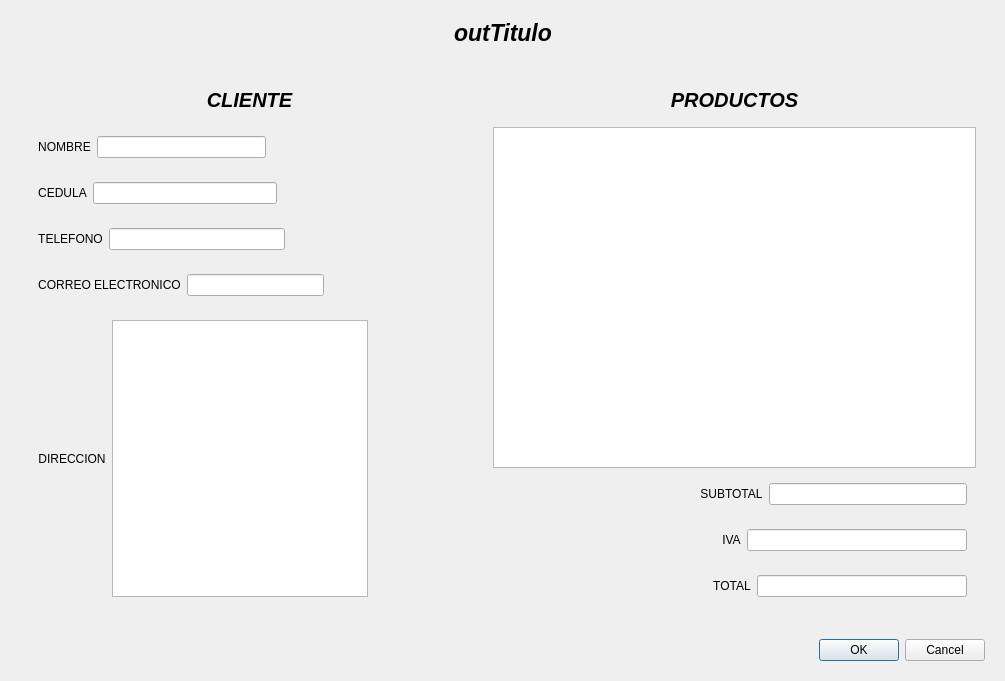
<?xml version="1.0" encoding="UTF-8"?>
<ui version="4.0">
 <class>Factura</class>
 <widget class="QDialog" name="Factura">
  <property name="geometry">
   <rect>
    <x>0</x>
    <y>0</y>
    <width>1005</width>
    <height>681</height>
   </rect>
  </property>
  <property name="windowTitle">
   <string>Dialog</string>
  </property>
  <layout class="QVBoxLayout" name="verticalLayout_3">
   <item>
    <widget class="QWidget" name="widget" native="true">
     <layout class="QHBoxLayout" name="horizontalLayout">
      <item>
       <spacer name="horizontalSpacer">
        <property name="orientation">
         <enum>Qt::Horizontal</enum>
        </property>
        <property name="sizeHint" stdset="0">
         <size>
          <width>40</width>
          <height>20</height>
         </size>
        </property>
       </spacer>
      </item>
      <item>
       <widget class="QLabel" name="outTitulo">
        <property name="font">
         <font>
          <pointsize>17</pointsize>
          <weight>75</weight>
          <italic>true</italic>
          <bold>true</bold>
         </font>
        </property>
        <property name="text">
         <string>outTitulo</string>
        </property>
       </widget>
      </item>
      <item>
       <spacer name="horizontalSpacer_2">
        <property name="orientation">
         <enum>Qt::Horizontal</enum>
        </property>
        <property name="sizeHint" stdset="0">
         <size>
          <width>40</width>
          <height>20</height>
         </size>
        </property>
       </spacer>
      </item>
     </layout>
    </widget>
   </item>
   <item>
    <widget class="QWidget" name="widget_15" native="true">
     <layout class="QHBoxLayout" name="horizontalLayout_13">
      <item>
       <widget class="QWidget" name="widget_2" native="true">
        <layout class="QVBoxLayout" name="verticalLayout">
         <item>
          <widget class="QWidget" name="widget_3" native="true">
           <layout class="QHBoxLayout" name="horizontalLayout_2">
            <item>
             <spacer name="horizontalSpacer_4">
              <property name="orientation">
               <enum>Qt::Horizontal</enum>
              </property>
              <property name="sizeHint" stdset="0">
               <size>
                <width>179</width>
                <height>20</height>
               </size>
              </property>
             </spacer>
            </item>
            <item>
             <widget class="QLabel" name="label_2">
              <property name="font">
               <font>
                <pointsize>15</pointsize>
                <weight>75</weight>
                <italic>true</italic>
                <bold>true</bold>
               </font>
              </property>
              <property name="text">
               <string>CLIENTE</string>
              </property>
              <property name="alignment">
               <set>Qt::AlignCenter</set>
              </property>
             </widget>
            </item>
            <item>
             <spacer name="horizontalSpacer_3">
              <property name="orientation">
               <enum>Qt::Horizontal</enum>
              </property>
              <property name="sizeHint" stdset="0">
               <size>
                <width>178</width>
                <height>20</height>
               </size>
              </property>
             </spacer>
            </item>
           </layout>
          </widget>
         </item>
         <item>
          <widget class="QWidget" name="widget_4" native="true">
           <layout class="QHBoxLayout" name="horizontalLayout_3">
            <item>
             <widget class="QLabel" name="label_3">
              <property name="text">
               <string>NOMBRE</string>
              </property>
              <property name="alignment">
               <set>Qt::AlignCenter</set>
              </property>
             </widget>
            </item>
            <item>
             <widget class="QLineEdit" name="outNombre">
              <property name="readOnly">
               <bool>true</bool>
              </property>
             </widget>
            </item>
            <item>
             <spacer name="horizontalSpacer_5">
              <property name="orientation">
               <enum>Qt::Horizontal</enum>
              </property>
              <property name="sizeHint" stdset="0">
               <size>
                <width>194</width>
                <height>20</height>
               </size>
              </property>
             </spacer>
            </item>
           </layout>
          </widget>
         </item>
         <item>
          <widget class="QWidget" name="widget_5" native="true">
           <layout class="QHBoxLayout" name="horizontalLayout_4">
            <item>
             <widget class="QLabel" name="label_4">
              <property name="text">
               <string>CEDULA</string>
              </property>
              <property name="alignment">
               <set>Qt::AlignCenter</set>
              </property>
             </widget>
            </item>
            <item>
             <widget class="QLineEdit" name="outCedula">
              <property name="readOnly">
               <bool>true</bool>
              </property>
             </widget>
            </item>
            <item>
             <spacer name="horizontalSpacer_6">
              <property name="orientation">
               <enum>Qt::Horizontal</enum>
              </property>
              <property name="sizeHint" stdset="0">
               <size>
                <width>40</width>
                <height>20</height>
               </size>
              </property>
             </spacer>
            </item>
           </layout>
          </widget>
         </item>
         <item>
          <widget class="QWidget" name="widget_6" native="true">
           <layout class="QHBoxLayout" name="horizontalLayout_5">
            <item>
             <widget class="QLabel" name="label_5">
              <property name="text">
               <string>TELEFONO</string>
              </property>
              <property name="alignment">
               <set>Qt::AlignCenter</set>
              </property>
             </widget>
            </item>
            <item>
             <widget class="QLineEdit" name="outTelefono">
              <property name="readOnly">
               <bool>true</bool>
              </property>
             </widget>
            </item>
            <item>
             <spacer name="horizontalSpacer_7">
              <property name="orientation">
               <enum>Qt::Horizontal</enum>
              </property>
              <property name="sizeHint" stdset="0">
               <size>
                <width>40</width>
                <height>20</height>
               </size>
              </property>
             </spacer>
            </item>
           </layout>
          </widget>
         </item>
         <item>
          <widget class="QWidget" name="widget_7" native="true">
           <layout class="QHBoxLayout" name="horizontalLayout_6">
            <item>
             <widget class="QLabel" name="label_6">
              <property name="text">
               <string>CORREO ELECTRONICO</string>
              </property>
              <property name="alignment">
               <set>Qt::AlignCenter</set>
              </property>
             </widget>
            </item>
            <item>
             <widget class="QLineEdit" name="outEmail">
              <property name="readOnly">
               <bool>true</bool>
              </property>
             </widget>
            </item>
            <item>
             <spacer name="horizontalSpacer_8">
              <property name="orientation">
               <enum>Qt::Horizontal</enum>
              </property>
              <property name="sizeHint" stdset="0">
               <size>
                <width>40</width>
                <height>20</height>
               </size>
              </property>
             </spacer>
            </item>
           </layout>
          </widget>
         </item>
         <item>
          <widget class="QWidget" name="widget_8" native="true">
           <layout class="QHBoxLayout" name="horizontalLayout_7">
            <item>
             <widget class="QLabel" name="label_7">
              <property name="text">
               <string>DIRECCION</string>
              </property>
              <property name="alignment">
               <set>Qt::AlignCenter</set>
              </property>
             </widget>
            </item>
            <item>
             <widget class="QTextEdit" name="outDireccion">
              <property name="readOnly">
               <bool>true</bool>
              </property>
             </widget>
            </item>
            <item>
             <spacer name="horizontalSpacer_9">
              <property name="orientation">
               <enum>Qt::Horizontal</enum>
              </property>
              <property name="sizeHint" stdset="0">
               <size>
                <width>40</width>
                <height>20</height>
               </size>
              </property>
             </spacer>
            </item>
           </layout>
          </widget>
         </item>
        </layout>
       </widget>
      </item>
      <item>
       <widget class="QWidget" name="widget_9" native="true">
        <layout class="QVBoxLayout" name="verticalLayout_2">
         <item>
          <widget class="QWidget" name="widget_10" native="true">
           <layout class="QHBoxLayout" name="horizontalLayout_8">
            <item>
             <spacer name="horizontalSpacer_10">
              <property name="orientation">
               <enum>Qt::Horizontal</enum>
              </property>
              <property name="sizeHint" stdset="0">
               <size>
                <width>179</width>
                <height>20</height>
               </size>
              </property>
             </spacer>
            </item>
            <item>
             <widget class="QLabel" name="label_8">
              <property name="font">
               <font>
                <pointsize>15</pointsize>
                <weight>75</weight>
                <italic>true</italic>
                <bold>true</bold>
               </font>
              </property>
              <property name="text">
               <string>PRODUCTOS</string>
              </property>
              <property name="alignment">
               <set>Qt::AlignCenter</set>
              </property>
             </widget>
            </item>
            <item>
             <spacer name="horizontalSpacer_11">
              <property name="orientation">
               <enum>Qt::Horizontal</enum>
              </property>
              <property name="sizeHint" stdset="0">
               <size>
                <width>178</width>
                <height>20</height>
               </size>
              </property>
             </spacer>
            </item>
           </layout>
          </widget>
         </item>
         <item>
          <widget class="QTableView" name="outLista"/>
         </item>
         <item>
          <widget class="QWidget" name="widget_11" native="true">
           <layout class="QHBoxLayout" name="horizontalLayout_9">
            <item>
             <spacer name="horizontalSpacer_12">
              <property name="orientation">
               <enum>Qt::Horizontal</enum>
              </property>
              <property name="sizeHint" stdset="0">
               <size>
                <width>194</width>
                <height>20</height>
               </size>
              </property>
             </spacer>
            </item>
            <item>
             <widget class="QLabel" name="label_9">
              <property name="text">
               <string>SUBTOTAL</string>
              </property>
              <property name="alignment">
               <set>Qt::AlignCenter</set>
              </property>
             </widget>
            </item>
            <item>
             <widget class="QLineEdit" name="outSubtotal">
              <property name="readOnly">
               <bool>true</bool>
              </property>
             </widget>
            </item>
           </layout>
          </widget>
         </item>
         <item>
          <widget class="QWidget" name="widget_12" native="true">
           <layout class="QHBoxLayout" name="horizontalLayout_10">
            <item>
             <spacer name="horizontalSpacer_13">
              <property name="orientation">
               <enum>Qt::Horizontal</enum>
              </property>
              <property name="sizeHint" stdset="0">
               <size>
                <width>194</width>
                <height>20</height>
               </size>
              </property>
             </spacer>
            </item>
            <item>
             <widget class="QLabel" name="label_10">
              <property name="text">
               <string>IVA</string>
              </property>
              <property name="alignment">
               <set>Qt::AlignCenter</set>
              </property>
             </widget>
            </item>
            <item>
             <widget class="QLineEdit" name="outIVA">
              <property name="readOnly">
               <bool>true</bool>
              </property>
             </widget>
            </item>
           </layout>
          </widget>
         </item>
         <item>
          <widget class="QWidget" name="widget_13" native="true">
           <layout class="QHBoxLayout" name="horizontalLayout_11">
            <item>
             <spacer name="horizontalSpacer_14">
              <property name="orientation">
               <enum>Qt::Horizontal</enum>
              </property>
              <property name="sizeHint" stdset="0">
               <size>
                <width>194</width>
                <height>20</height>
               </size>
              </property>
             </spacer>
            </item>
            <item>
             <widget class="QLabel" name="label_11">
              <property name="text">
               <string>TOTAL</string>
              </property>
              <property name="alignment">
               <set>Qt::AlignCenter</set>
              </property>
             </widget>
            </item>
            <item>
             <widget class="QLineEdit" name="outTotal">
              <property name="readOnly">
               <bool>true</bool>
              </property>
             </widget>
            </item>
           </layout>
          </widget>
         </item>
        </layout>
       </widget>
      </item>
     </layout>
    </widget>
   </item>
   <item>
    <widget class="QWidget" name="widget_14" native="true">
     <layout class="QHBoxLayout" name="horizontalLayout_12">
      <item>
       <spacer name="horizontalSpacer_15">
        <property name="orientation">
         <enum>Qt::Horizontal</enum>
        </property>
        <property name="sizeHint" stdset="0">
         <size>
          <width>479</width>
          <height>20</height>
         </size>
        </property>
       </spacer>
      </item>
      <item>
       <widget class="QDialogButtonBox" name="buttonBox">
        <property name="orientation">
         <enum>Qt::Horizontal</enum>
        </property>
        <property name="standardButtons">
         <set>QDialogButtonBox::Cancel|QDialogButtonBox::Ok</set>
        </property>
       </widget>
      </item>
     </layout>
    </widget>
   </item>
  </layout>
 </widget>
 <resources/>
 <connections>
  <connection>
   <sender>buttonBox</sender>
   <signal>accepted()</signal>
   <receiver>Factura</receiver>
   <slot>accept()</slot>
   <hints>
    <hint type="sourcelabel">
     <x>248</x>
     <y>254</y>
    </hint>
    <hint type="destinationlabel">
     <x>157</x>
     <y>274</y>
    </hint>
   </hints>
  </connection>
  <connection>
   <sender>buttonBox</sender>
   <signal>rejected()</signal>
   <receiver>Factura</receiver>
   <slot>reject()</slot>
   <hints>
    <hint type="sourcelabel">
     <x>316</x>
     <y>260</y>
    </hint>
    <hint type="destinationlabel">
     <x>286</x>
     <y>274</y>
    </hint>
   </hints>
  </connection>
 </connections>
</ui>
